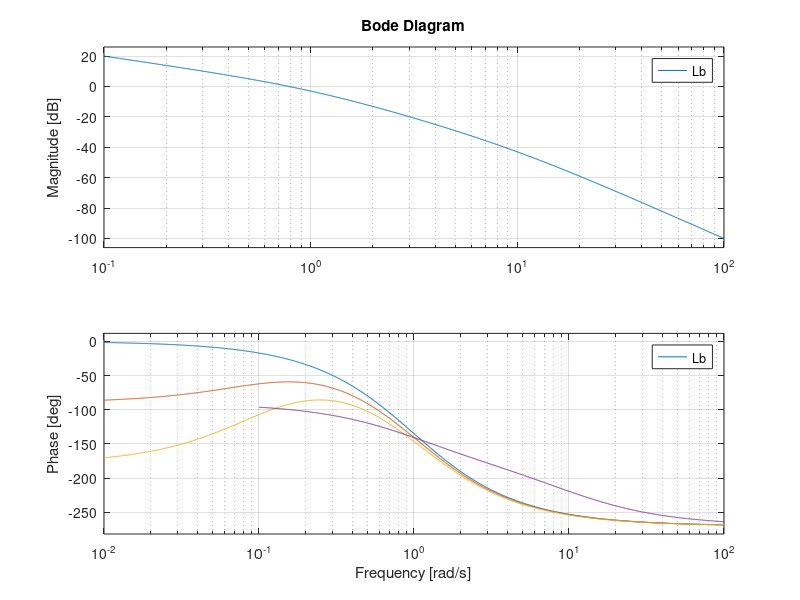

MATLAB code to generate this figure:
clc
clear all
close all

s = tf('s');

%% Exemplo A

G = 10/(s+1)^3;

figure(1)

K = 0.2455;
% K1 = 0.2455
Ca = K;
La = Ca*G;
bode(La);
hold on;

Cb = K*(s+0.1)/s;
Lb = Cb*G;
bode(Lb);
hold on;

Cc = K*((s+0.1)^2)/s^2;
Lc = Cc*G;
bode(Lc);
hold on;
grid on


%% Exemplo B

Cb = 1;
Gb = 10 / (s*(s+1)*(s+10));
Lb = Cb*Gb;
figure(1)
bode(Lb)
grid on

Kmax = 10^(20.8/20);
